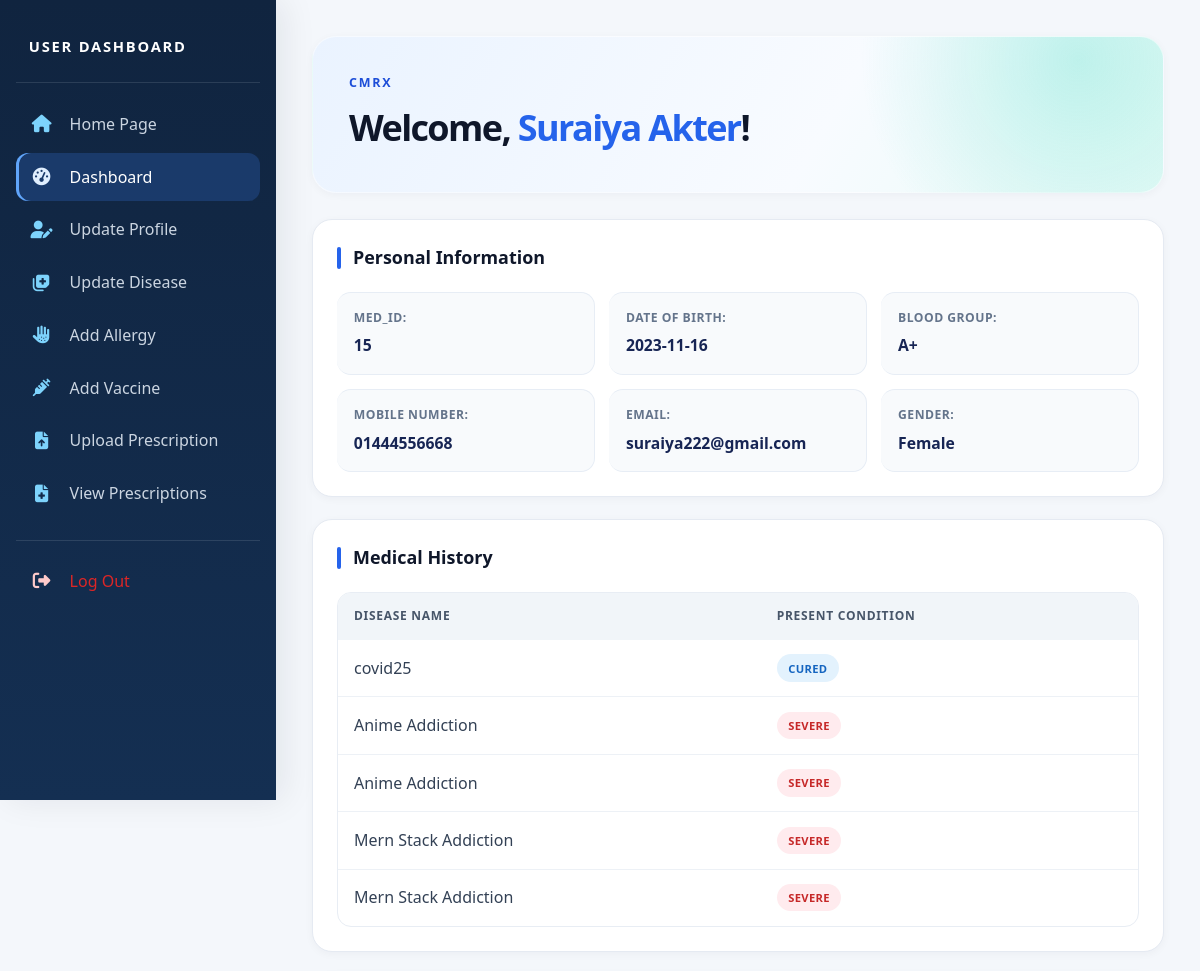
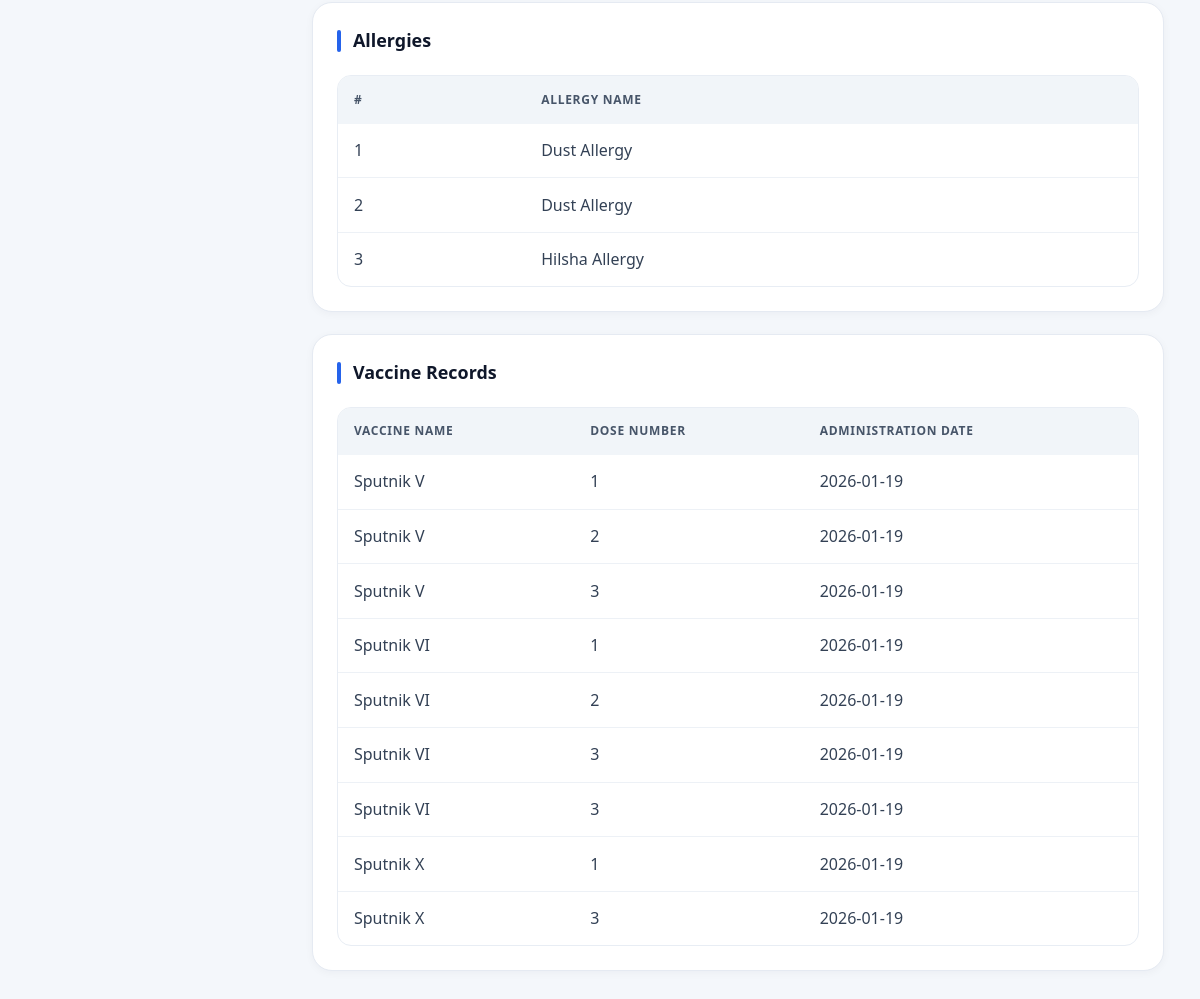
The page /dashboard.php (signed in) on the database its author committed (2 pictures, top to bottom).
### tables this page shows
CREATE TABLE `patient_details` (
  `MED_ID` int(11) NOT NULL,
  `Name` varchar(80) DEFAULT NULL,
  `Gender` enum('Male','Female','Other') DEFAULT NULL,
  `DOB` date DEFAULT NULL CHECK (`DOB` < '2025-02-09'),
  `Blood_Group` varchar(3) DEFAULT NULL,
  `acc_pass` varchar(12) DEFAULT NULL
);

CREATE TABLE `patient_mobile` (
  `MED_ID` int(11) DEFAULT NULL,
  `Mobile_No` varchar(16) DEFAULT NULL
);

CREATE TABLE `patient_email` (
  `MED_ID` int(11) DEFAULT NULL,
  `Email` varchar(100) DEFAULT NULL
);

CREATE TABLE `disease_history` (
  `MED_ID` int(11) DEFAULT NULL,
  `Disease_Name` varchar(100) DEFAULT NULL,
  `Present_Condition` enum('Severe','Mild','Very Mild','Cured','Seasonal') DEFAULT NULL
);

CREATE TABLE `patient_allergies` (
  `MED_ID` int(11) DEFAULT NULL,
  `Allergy_Name` varchar(50) DEFAULT NULL
);

CREATE TABLE `vaccine_tracking` (
  `MED_ID` int(11) DEFAULT NULL,
  `Hospital_Serial` int(11) DEFAULT NULL,
  `Vaccine_Name` varchar(30) DEFAULT NULL,
  `Dose_No` int(11) DEFAULT NULL,
  `Vacc_Admin_Date` date DEFAULT NULL
);

### dashboard.php (the view, shortened to what this page needs)
<?php
$servername = "sql310.infinityfree.com";
$username = "if0_43424129";
$password = "Kushal11199";
$database = "if0_43424129_cmrx";
$port = 3306;
$con = mysqli_connect($servername, $username, $password, $database, $port);
$med_id = $_SESSION['med_id'];
$stmt = $con->prepare("SELECT Name, DOB, Blood_Group, Gender FROM patient_details WHERE MED_ID = ?");
if ($stmt) {
    $stmt->bind_param("i", $med_id);
    $stmt->execute();
    $stmt->bind_result($name, $dob, $blood_group, $Gender);
}
$stmt1 = $con->prepare("SELECT Mobile_No FROM patient_mobile WHERE MED_ID = ?");
if ($stmt1) {
    $stmt1->bind_param("i", $med_id);
    $stmt1->execute();
    $stmt1->bind_result($mobile_no);
}
$stmt2 = $con->prepare("SELECT Email FROM patient_email WHERE MED_ID = ?");
if ($stmt2) {
    $stmt2->bind_param("i", $med_id);
    $stmt2->execute();
    $stmt2->bind_result($email);
}
$allergies = [];
$stmt3 = $con->prepare("SELECT Allergy_Name FROM patient_allergies WHERE MED_ID = ?");
if ($stmt3) {
    $stmt3->bind_param("i", $med_id);
    $stmt3->execute();
    $result = $stmt3->get_result();
    while ($row = $result->fetch_assoc()) {
        $allergies[] = $row['Allergy_Name'];
    }
}
$diseases = [];
$stmt = $con->prepare("SELECT Disease_Name, Present_Condition FROM disease_history WHERE MED_ID = ?");
if ($stmt) {
    $stmt->bind_param("i", $med_id);
    $stmt->execute();
    $result = $stmt->get_result();
    while ($row = $result->fetch_assoc()) {
        $diseases[] = $row;
    }
}
$vaccines = [];
$stmt = $con->prepare("SELECT Vaccine_Name, Dose_No, Vacc_Admin_Date FROM vaccine_tracking WHERE MED_ID = ?");
if ($stmt) {
    $stmt->bind_param("i", $med_id);
    $stmt->execute();
    $result = $stmt->get_result();
    while ($row = $result->fetch_assoc()) {
        $vaccines[] = $row;
    }
}
?>
<!DOCTYPE html>
<html lang="en">
<head>
    <link rel="stylesheet" href="https://cdnjs.cloudflare.com/ajax/libs/font-awesome/6.4.0/css/all.min.css">
</head>
<body>
    <div class="dashboard-container">
<aside class="sidebar-glass">
  <div class="sidebar-header">
    <h3 class="sidebar-title">USER DASHBOARD</h3>
  </div>
  <nav class="sidebar-nav" aria-label="Patient navigation">
    <ul class="nav-list">
      <li class="nav-item">
        <a href="Homepage.php" class="nav-link">
          <i class="fas fa-home nav-icon"></i>
          <span class="nav-text">Home Page</span>
        </a>
      </li>
      <li class="nav-item">
        <a href="?action=dashboard" class="nav-link <?php echo !isset($_GET['action']) || $_GET['action'] === 'dashboard' ? 'active' : ''; ?>">
          <i class="fas fa-tachometer-alt nav-icon"></i>
          <span class="nav-text">Dashboard</span>
        </a>
      </li>
      <li class="nav-item">
        <a href="?action=update" class="nav-link <?php echo isset($_GET['action']) && $_GET['action'] === 'update' ? 'active' : ''; ?>">
          <i class="fas fa-user-edit nav-icon"></i>
          <span class="nav-text">Update Profile</span>
        </a>
      </li>
      <li class="nav-item">
        <a href="?action=update_disease" class="nav-link <?php echo isset($_GET['action']) && $_GET['action'] === 'update_disease' ? 'active' : ''; ?>">
          <i class="fas fa-notes-medical nav-icon"></i>
          <span class="nav-text">Update Disease</span>
        </a>
      </li>
      <li class="nav-item">
        <a href="?action=add_allergy" class="nav-link <?php echo isset($_GET['action']) && $_GET['action'] === 'add_allergy' ? 'active' : ''; ?>">
          <i class="fas fa-allergies nav-icon"></i>
          <span class="nav-text">Add Allergy</span>
        </a>
      </li>
      <li class="nav-item">
        <a href="?action=update_vaccine" class="nav-link <?php echo isset($_GET['action']) && $_GET['action'] === 'update_vaccine' ? 'active' : ''; ?>">
          <i class="fas fa-syringe nav-icon"></i>
          <span class="nav-text">Add Vaccine</span>
        </a>
      </li>
      <li class="nav-item">
        <a href="?action=upload_prescription" class="nav-link <?php echo isset($_GET['action']) && $_GET['action'] === 'upload_prescription' ? 'active' : ''; ?>">
          <i class="fas fa-file-upload nav-icon"></i>
          <span class="nav-text">Upload Prescription</span>
        </a>
      </li>
      <li class="nav-item">
        <a href="view_prescriptions.php" class="nav-link">
          <i class="fas fa-file-medical nav-icon"></i>
          <span class="nav-text">View Prescriptions</span>
        </a>
      </li>
      <li class="nav-item logout-item">
        <a href="logout.php" class="nav-link logout-link">
          <i class="fas fa-sign-out-alt nav-icon"></i>
          <span class="nav-text">Log Out</span>
        </a>
      </li>
    </ul>
  </nav>
</aside>
        <main class="content-main">
            <?php if (!isset($_GET['action']) || $_GET['action'] === 'dashboard'): ?>
                <header class="content-header">
                    <h1 class="main-title">CMRx</h1>
                    <h2 class="welcome-message">Welcome, <span class="user-name"><?php echo htmlspecialchars($name); ?></span>!</h2>
                </header>
                <section class="card profile-card">
                    <h3 class="card-title">Personal Information</h3>
                    <div class="card-grid">
                        <div class="info-item">
                            <span class="info-label">MED_ID:</span>
                            <span class="info-value"><?php echo htmlspecialchars($med_id); ?></span>
                        </div>
                        <div class="info-item">
                            <span class="info-label">Date of Birth:</span>
                            <span class="info-value"><?php echo htmlspecialchars($dob); ?></span>
                        </div>
                        <div class="info-item">
                            <span class="info-label">Blood Group:</span>
                            <span class="info-value"><?php echo htmlspecialchars($blood_group); ?></span>
                        </div>
                        <div class="info-item">
                            <span class="info-label">Mobile Number:</span>
                            <span class="info-value"><?php echo htmlspecialchars($mobile_no); ?></span>
                        </div>
                        <div class="info-item">
                            <span class="info-label">Email:</span>
                            <span class="info-value"><?php echo htmlspecialchars($email); ?></span>
                        </div>
                        <div class="info-item">
                            <span class="info-label">Gender:</span>
                            <span class="info-value"><?php echo htmlspecialchars($Gender); ?></span>
                        </div>
                    </div>
                </section>
                <section class="card medical-section">
                    <h3 class="card-title">Medical History</h3>
                    <?php if (!empty($diseases)): ?>
                        <div class="responsive-table">
                            <table class="medical-table">
                                <thead>
                                    <tr>
                                        <th>Disease Name</th>
                                        <th>Present Condition</th>
                                    </tr>
                                </thead>
                                <tbody>
                                    <?php foreach ($diseases as $disease): ?>
                                        <tr>
                                            <td><?php echo htmlspecialchars($disease['Disease_Name']); ?></td>
                                            <td><span class="condition-badge <?php echo strtolower(str_replace(' ', '-', $disease['Present_Condition'])); ?>"><?php echo htmlspecialchars($disease['Present_Condition']); ?></span></td>
                                        </tr>
                                    <?php endforeach; ?>
                                </tbody>
                            </table>
                        </div>
                    <?php else: ?>
                        <p class="no-data-message">No disease records found.</p>
                    <?php endif; ?>
                </section>
                <section class="card allergies-section">
                    <h3 class="card-title">Allergies</h3>
                    <?php if (!empty($allergies)): ?>
                        <div class="responsive-table">
                            <table class="allergy-table">
                                <thead>
                                    <tr>
                                        <th>#</th>
                                        <th>Allergy Name</th>
                                    </tr>
                                </thead>
                                <tbody>
                                    <?php foreach ($allergies as $index => $allergy): ?>
                                        <tr>
                                            <td><?php echo $index + 1; ?></td>
                                            <td><?php echo htmlspecialchars($allergy); ?></td>
                                        </tr>
                                    <?php endforeach; ?>
                                </tbody>
                            </table>
                        </div>
                    <?php else: ?>
                        <p class="no-data-message">No allergies found.</p>
                    <?php endif; ?>
                </section>
                <section class="card vaccine-section">
                    <h3 class="card-title">Vaccine Records</h3>
                    <?php if (!empty($vaccines)): ?>
                        <div class="responsive-table">
                            <table class="vaccine-table">
                                <thead>
                                    <tr>
                                        <th>Vaccine Name</th>
                                        <th>Dose Number</th>
                                        <th>Administration Date</th>
                                    </tr>
                                </thead>
                                <tbody>
                                    <?php foreach ($vaccines as $vaccine): ?>
                                        <tr>
                                            <td><?php echo htmlspecialchars($vaccine['Vaccine_Name']); ?></td>
                                            <td><?php echo htmlspecialchars($vaccine['Dose_No']); ?></td>
                                            <td><?php echo htmlspecialchars($vaccine['Vacc_Admin_Date']); ?></td>
                                        </tr>
                                    <?php endforeach; ?>
                                </tbody>
                            </table>
                        </div>
                    <?php else: ?>
                        <p class="no-data-message">No vaccine records found.</p>
                    <?php endif; ?>
                </section>
            <?php endif; ?>
        </main>
    </div>
</body>
</html>

### rows shown on the page
patient_details: Name "Suraiya Akter", DOB "2023-11-16", Blood_Group "A+", Gender "Female"
patient_mobile: Mobile_No "01444556668"
patient_email: Email "suraiya222@gmail.com"
disease_history: Disease_Name "covid25", Present_Condition "CURED"
disease_history: Disease_Name "Anime Addiction", Present_Condition "SEVERE"
disease_history: Disease_Name "Anime Addiction", Present_Condition "SEVERE"
disease_history: Disease_Name "Mern Stack Addiction", Present_Condition "SEVERE"
disease_history: Disease_Name "Mern Stack Addiction", Present_Condition "SEVERE"
patient_allergies: Allergy_Name "Dust Allergy"
vaccine_tracking: Vaccine_Name "Sputnik V", Dose_No "1", Vacc_Admin_Date "2026-01-19"
vaccine_tracking: Vaccine_Name "Sputnik V", Dose_No "2", Vacc_Admin_Date "2026-01-19"
vaccine_tracking: Vaccine_Name "Sputnik V", Dose_No "3", Vacc_Admin_Date "2026-01-19"
vaccine_tracking: Vaccine_Name "Sputnik VI", Dose_No "1", Vacc_Admin_Date "2026-01-19"
vaccine_tracking: Vaccine_Name "Sputnik VI", Dose_No "2", Vacc_Admin_Date "2026-01-19"
vaccine_tracking: Vaccine_Name "Sputnik VI", Dose_No "3", Vacc_Admin_Date "2026-01-19"
vaccine_tracking: Vaccine_Name "Sputnik VI", Dose_No "3", Vacc_Admin_Date "2026-01-19"
vaccine_tracking: Vaccine_Name "Sputnik X", Dose_No "1", Vacc_Admin_Date "2026-01-19"
vaccine_tracking: Vaccine_Name "Sputnik X", Dose_No "3", Vacc_Admin_Date "2026-01-19"

### other values the page prints
$med_id "15"
$allergy "Hilsha Allergy"
